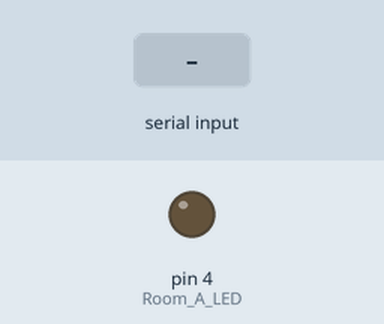
A sketch run on a simulated Arduino Uno, built with avr-gcc and run on an emulated ATmega328P. On the bench: output pins drawn as LEDs (lit = HIGH). Inputs (shaded band) come from the test bench.

Above: at 1.2 s.
1.3 s: "a" received over the second serial link
At 1.8 s:
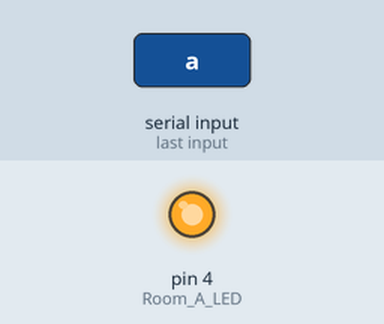
2.8 s: "b" received over the second serial link
At 4.2 s:
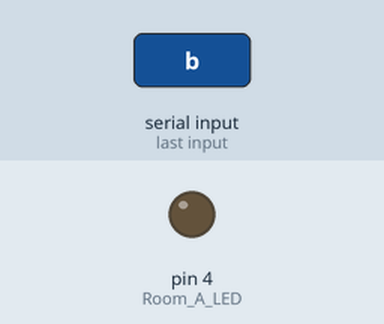
Timing chart, 0 to 5.8 s (numbered marks = the images above; inputs shaded):
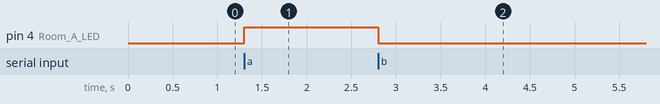

Measured:
- after the input at 1.3 s, pin 4 (Room_A_LED): LOW → HIGH at once
- after the input at 2.8 s, pin 4 (Room_A_LED): HIGH → LOW at once

The sketch:

sketch_oct20a.ino
```cpp
#include <SoftwareSerial.h> //시리얼함수 통신 포함

#define BTtx 2 // 블루투스 통신포트 설정
#define BTrx 3 // 블루투스 통신포트 설정
#define Room_A_LED 4 // LED를 4,5번 pin에 배정


SoftwareSerial BT(BTtx, BTrx); // 통신함수 객체

void setup() {
 BT.begin (9600);
 pinMode(Room_A_LED, OUTPUT);

}

void loop() {
  if(BT.available()>0) {
    char c=BT.read();
    switch(c) {
      case 'a':
      digitalWrite(Room_A_LED, HIGH);
      break;
      case 'b':
      digitalWrite(Room_A_LED, LOW);
      break;
    }
  }

}
```
